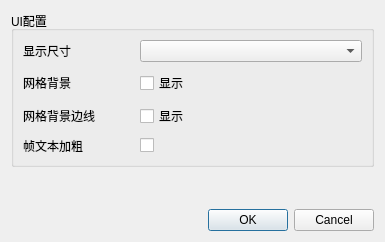
<?xml version="1.0" encoding="UTF-8"?>
<ui version="4.0">
 <class>W_ALE_Config</class>
 <widget class="QDialog" name="W_ALE_Config">
  <property name="geometry">
   <rect>
    <x>0</x>
    <y>0</y>
    <width>385</width>
    <height>242</height>
   </rect>
  </property>
  <property name="windowTitle">
   <string>UI配置</string>
  </property>
  <property name="styleSheet">
   <string notr="true">
QComboBox QAbstractItemView::item { min-height: 26px;}</string>
  </property>
  <layout class="QVBoxLayout" name="verticalLayout">
   <item>
    <widget class="QGroupBox" name="groupBox_2">
     <property name="title">
      <string>UI配置</string>
     </property>
     <layout class="QGridLayout" name="gridLayout_2" columnstretch="1,2">
      <property name="verticalSpacing">
       <number>9</number>
      </property>
      <item row="0" column="1">
       <widget class="QComboBox" name="comboBox_sizeMode"/>
      </item>
      <item row="0" column="0">
       <widget class="QLabel" name="label_2">
        <property name="text">
         <string>显示尺寸</string>
        </property>
       </widget>
      </item>
      <item row="1" column="1">
       <widget class="QCheckBox" name="checkBox_MaskEnabled">
        <property name="text">
         <string>显示</string>
        </property>
       </widget>
      </item>
      <item row="1" column="0">
       <widget class="QLabel" name="label_3">
        <property name="text">
         <string>网格背景</string>
        </property>
       </widget>
      </item>
      <item row="3" column="0">
       <widget class="QLabel" name="label_4">
        <property name="text">
         <string>帧文本加粗</string>
        </property>
       </widget>
      </item>
      <item row="3" column="1">
       <widget class="QCheckBox" name="checkBox_TextBold">
        <property name="text">
         <string/>
        </property>
       </widget>
      </item>
      <item row="2" column="0">
       <widget class="QLabel" name="label_5">
        <property name="text">
         <string>网格背景边线</string>
        </property>
       </widget>
      </item>
      <item row="2" column="1">
       <widget class="QCheckBox" name="checkBox_MaskBorderEnabled">
        <property name="text">
         <string>显示</string>
        </property>
       </widget>
      </item>
     </layout>
    </widget>
   </item>
   <item>
    <spacer name="verticalSpacer">
     <property name="orientation">
      <enum>Qt::Vertical</enum>
     </property>
     <property name="sizeHint" stdset="0">
      <size>
       <width>20</width>
       <height>40</height>
      </size>
     </property>
    </spacer>
   </item>
   <item>
    <widget class="QDialogButtonBox" name="buttonBox">
     <property name="orientation">
      <enum>Qt::Horizontal</enum>
     </property>
     <property name="standardButtons">
      <set>QDialogButtonBox::Cancel|QDialogButtonBox::Ok</set>
     </property>
    </widget>
   </item>
  </layout>
 </widget>
 <resources/>
 <connections>
  <connection>
   <sender>buttonBox</sender>
   <signal>rejected()</signal>
   <receiver>W_ALE_Config</receiver>
   <slot>reject()</slot>
   <hints>
    <hint type="sourcelabel">
     <x>340</x>
     <y>240</y>
    </hint>
    <hint type="destinationlabel">
     <x>286</x>
     <y>274</y>
    </hint>
   </hints>
  </connection>
 </connections>
</ui>
